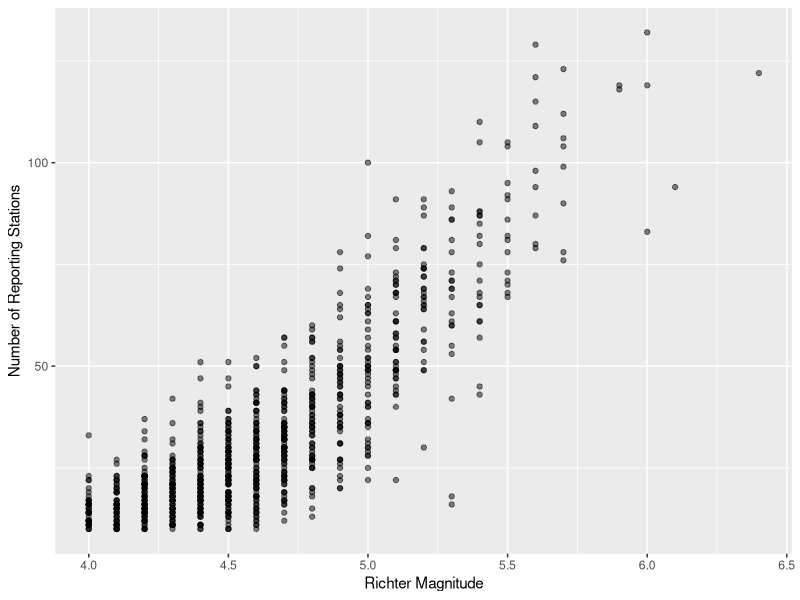
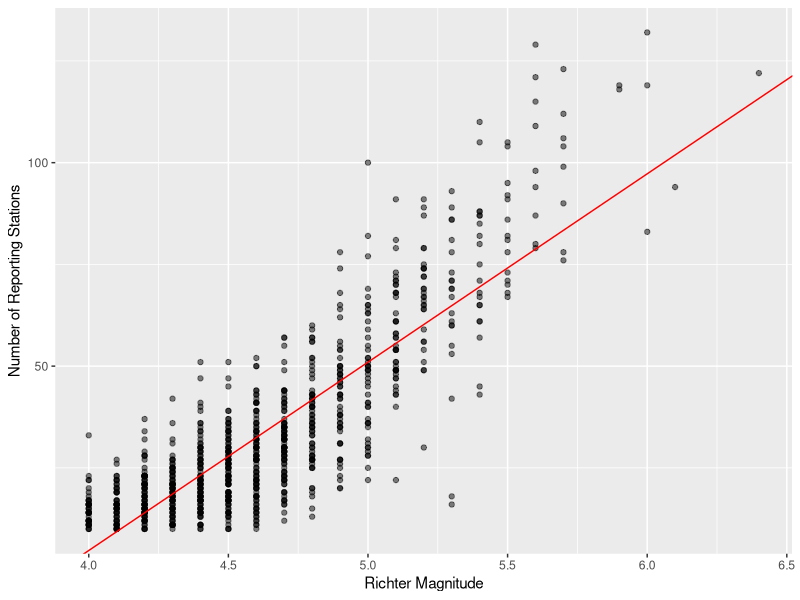
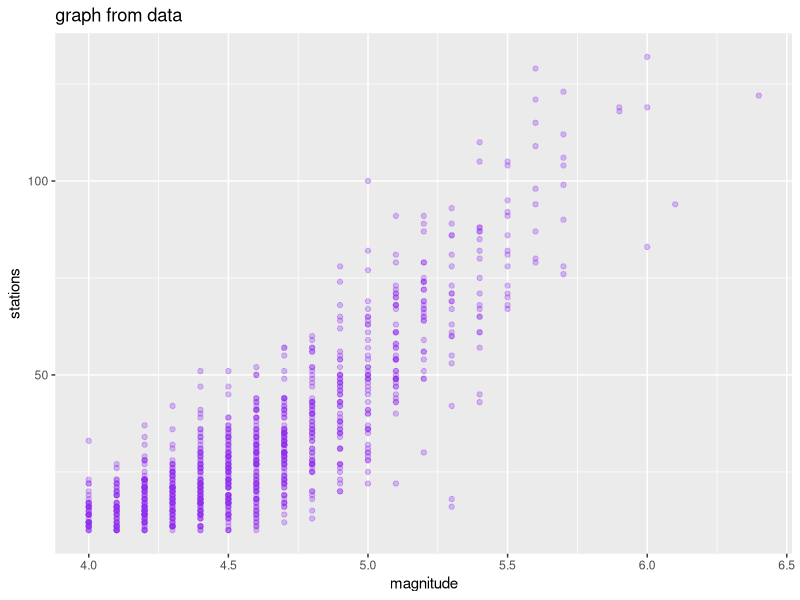
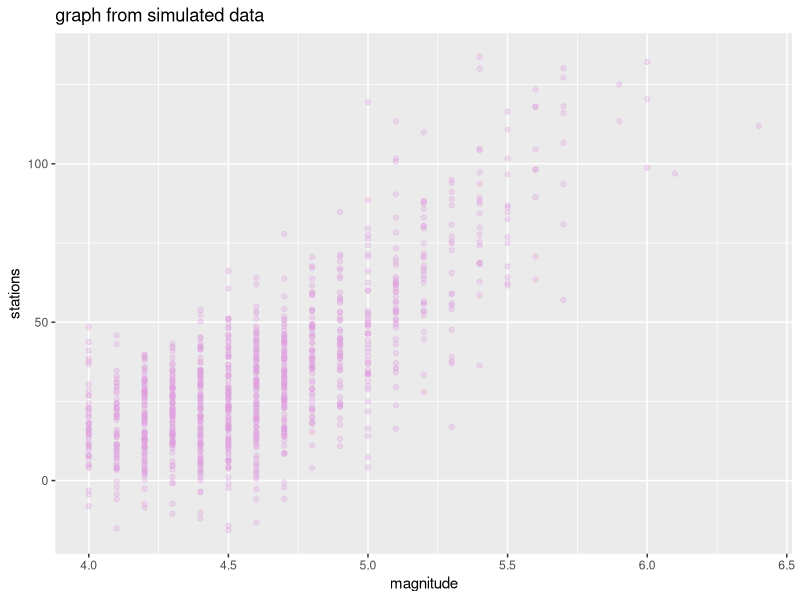
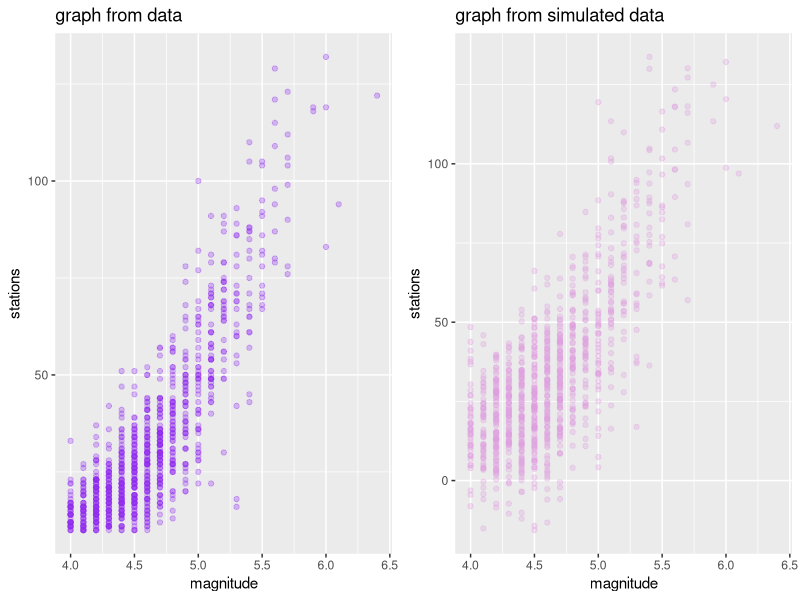
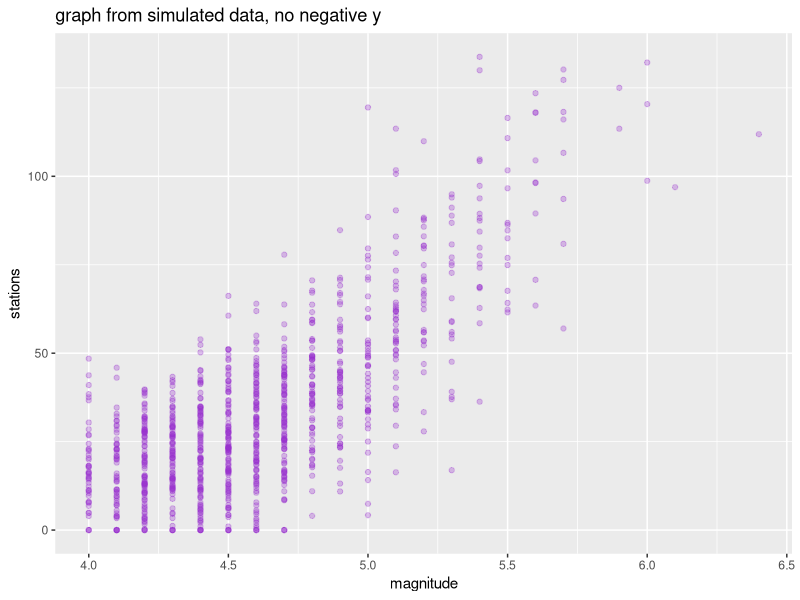
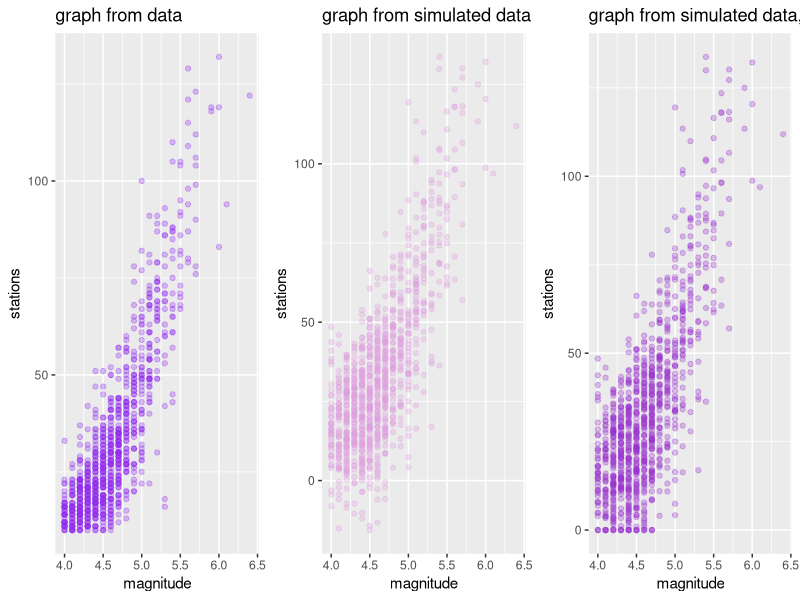
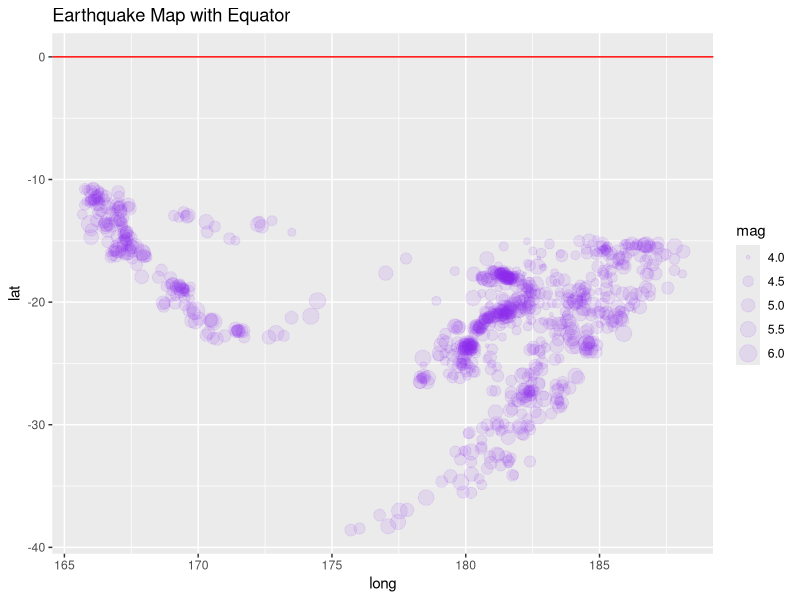

Write R code to recreate these figures, in order.
## ---- chunk 1
data(quakes)
str(quakes)
library(ggplot2)
library(gridExtra)
library(tidyverse)

ggplot(data = quakes, aes(x = mag, y = stations)) +
  geom_point(alpha = .49) +
  xlab ("Richter Magnitude") +
  ylab ("Number of Reporting Stations")

## ---- chunk 2
m1 <- lm(stations ~ mag, data = quakes)
ggplot(data = quakes, aes(x = mag, y = stations)) +
  geom_point(alpha = .49) +
  xlab ("Richter Magnitude") +
  ylab ("Number of Reporting Stations") +
  geom_abline(slope = 46.28, intercept = -180.42, color = "red")

-180.42+(5*46.28)
-180.42+(6*46.28)

## ---- chunk 3
#Calculating B1
magbar <- mean(quakes$mag)
stationsbar <- mean(quakes$stations)

B1 <-
  sum((quakes$mag - magbar)*(quakes$stations - stationsbar)) / (sum((quakes$mag - magbar)^2))
## ---- chunk 4
predmag <- -180.42 + 46.28*(quakes$mag)

sxx <- sum((quakes$mag - magbar)^2)
siigmahat2 <- sum((quakes$stations - predmag)^2) / 998
SEB <- sqrt(siigmahat2)/(sqrt(sxx))



lbcf <- B1 - 1.96*(SEB)
ubcf <- B1 + 1.96*(SEB)
confint(m1, level = .95)


## ---- chunk 5
m1
-180.42 +(46.28*7)
## ---- chunk 6
xvec <- quakes$mag
## ---- chunk 7
f_hat <- function(x) {
  y_hat <- -180.42 + 46.28*x
  return(y_hat)
}
  
#f_hat(xvec)  
  
## ---- chunk 8
res <- m1$res
sigmahat2 <- sum(res^2)/998
why <- rnorm(length(xvec), mean = quakes$stations, sd = (sigmahat2)^(1/2))

## ---- chunk 9
datagraph <- ggplot(data = quakes, mapping = aes(x = mag, y = stations)) +
  geom_point(alpha = .3, color = "purple2") +
  labs(title = "graph from data") +
  xlab("magnitude")
simgraph <- ggplot(mapping = aes(x = quakes$mag, y = why)) +
  geom_point(alpha = .3, color = "plum") +
  labs(title = "graph from simulated data") +
  xlab("magnitude") +
  ylab("stations")

datagraph
simgraph
grid.arrange(datagraph, simgraph, nrow = 1)  

## ---- chunk 10
whynoneg <- why 
whynoneg[whynoneg < 0] <- 0

noneggraph <- ggplot(mapping = aes(x = quakes$mag, y = whynoneg)) +
  geom_point(alpha = .3, color = "darkorchid") +
  labs(title = "graph from simulated data, no negative y") +
  xlab("magnitude") +
  ylab("stations")
noneggraph

grid.arrange(datagraph, simgraph, noneggraph, nrow = 1)  

## ---- chunk 11
ggplot(data = quakes, mapping = aes(x = long, y = lat, size = mag)) +
  geom_point(alpha = .1, color = "purple2") +
  geom_hline(yintercept = 0, color = "red") +
  labs(title = "Earthquake Map with Equator")

## ---- chunk 12
x1 <- c(1:3, 5:12)
y1 <- c(-7.1, -7.1, .5, -3.6, -2, -1.7,
       -4, -.2, -1.2, -1.2, -3.5)
df_train <- tibble(x1, y1)

sigma2 <- 1
varfun <- function(k) {
  var1 <- 1/k
  var1
}

vardata <- varfun(1:11)
vardata

knn <- function(x, k, training_data) { 
  n <- length(x)
  y_hat <- rep(NA, n)
  for (i in 1:n) {
    dists <- abs(x[i] - training_data$x1)
    neighbors <- order(dists)[1:k]
    y_hat[i] <- mean(training_data$y1[neighbors])
  }
  y_hat
}

bias2funconstant <- function(k) {#x = 5, 
  bias2 <- ((-9.3 + (2.6 * 5) - (0.3 * 5^2) + (.01 * 5^3)) - (1/k)*(knn(5,k,train)))^2
  bias2
}
train <- tibble(x1,y1)

bias2funconstant(2)

biasdata2 <- c(bias2funconstant(1),bias2funconstant(2),bias2funconstant(3),bias2funconstant(4),
               bias2funconstant(5),bias2funconstant(6),bias2funconstant(7),bias2funconstant(8),
               bias2funconstant(9),bias2funconstant(10),bias2funconstant(11))
biasdata2
#i chose to write this all about because bias2funconstant(1:11) was not working, the bias2funconstant(2) was giving me .5620, very weird.



kdata <- 1:11

tibbletibble <- tibble(biasdata2, vardata, kdata, x1, y1)
ggplot(data = tibbletibble, aes(x = kdata)) +
  geom_line(data = tibbletibble, aes(x = kdata, y = biasdata2, color = "Bias^2")) +
  geom_line(data = tibbletibble, aes(x = kdata, y = vardata, color = "Variance")) +
  geom_hline(yintercept = 1, alpha = .6) +
  geom_line(data = tibbletibble, aes(x = kdata, y = biasdata2 + vardata + 1, color = "Total MSE"))+
  xlab("K") +
  ylab("Variance")
  

